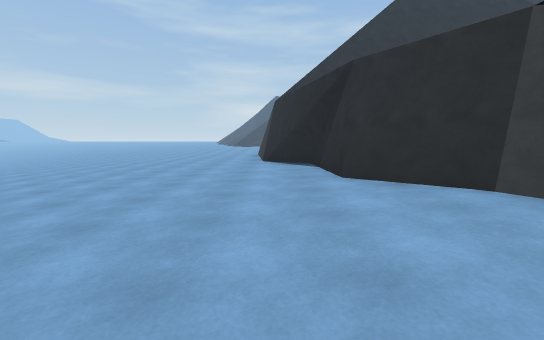
View 1 (above)

16 first-person views from a walk through a Unity game level. The camera is 1.3 m above the floor, tilts 6° down and sees 90° across. The floor is counted in squares, 2 m on a side. Each view is taken from the middle of a square. On the plan, view 1 faces up. The plan holds only what a view shows up to about 9 squares ahead; the rest is blank. The place goes on beyond the plan. The player character is not drawn. Some surface patterns are stand-ins.

View 2
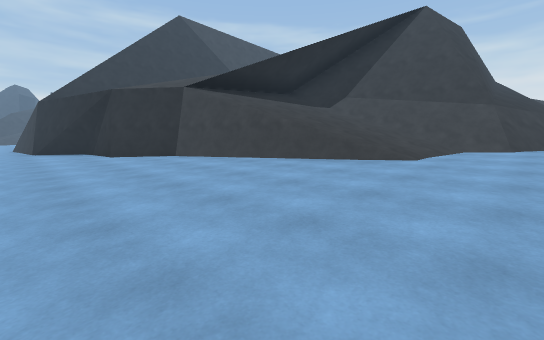

View 3
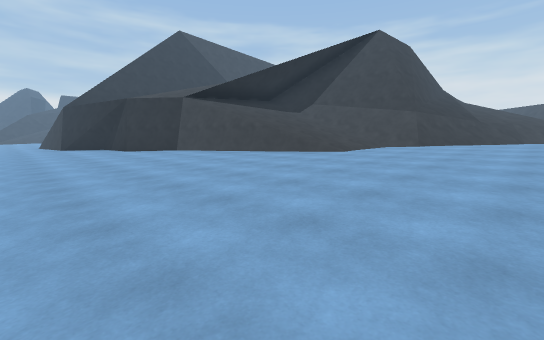

View 4
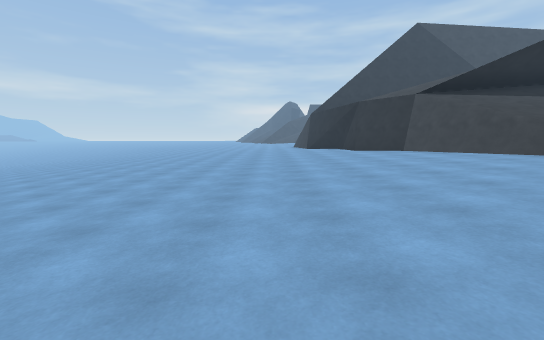

View 5
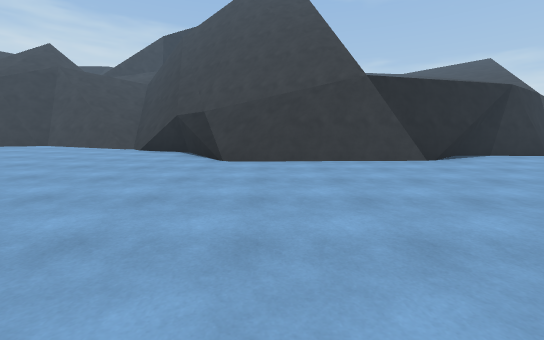

View 6
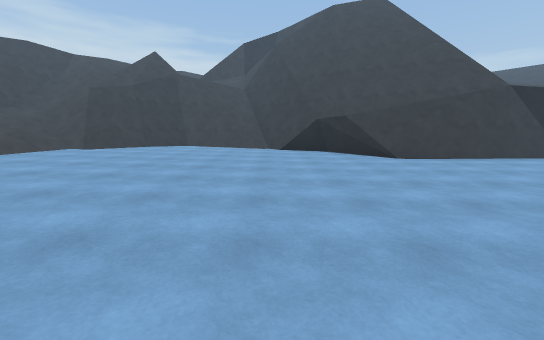

View 7
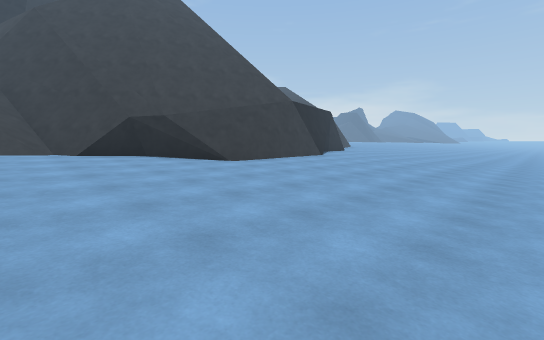

View 8
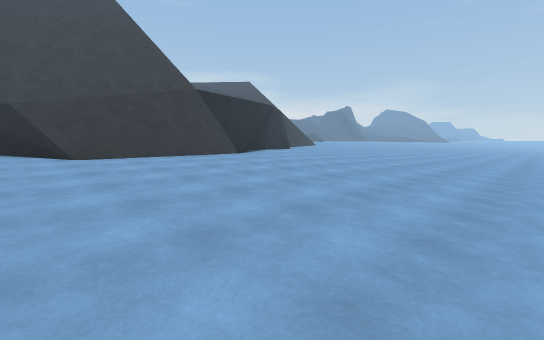

View 9
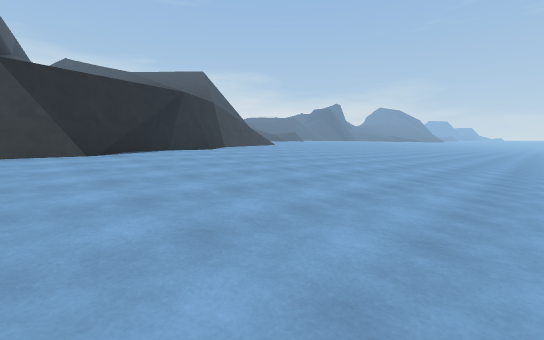

View 10
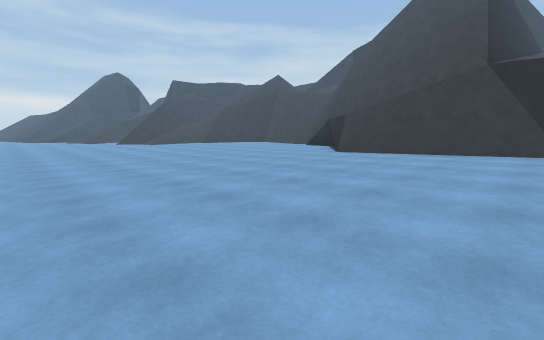

View 11
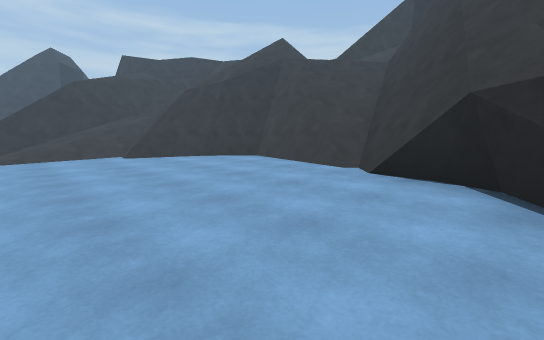

View 12
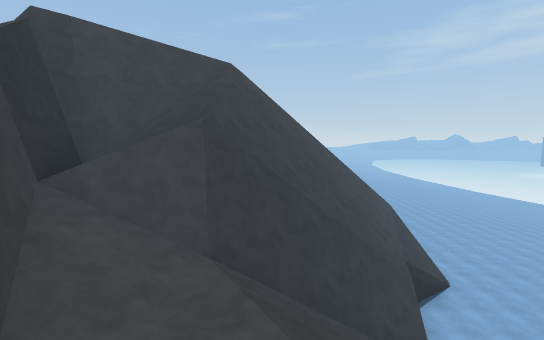

View 13
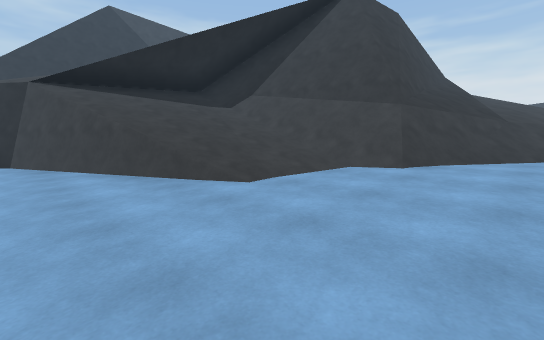

View 14
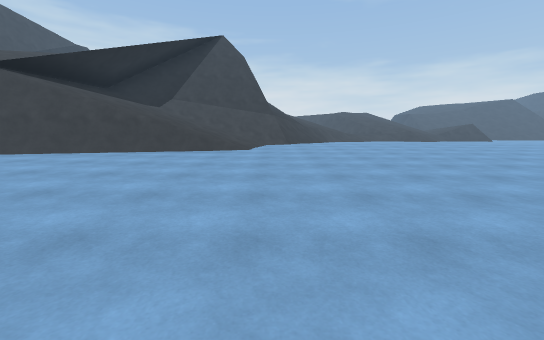

View 15
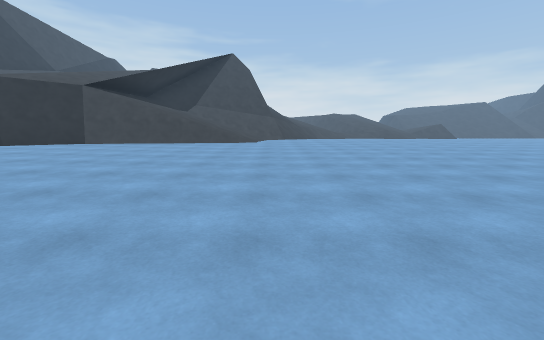

View 16
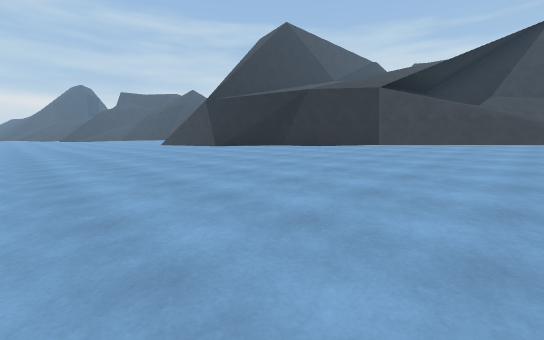

### Floor plan
Key: @ floor where view 1 was taken; # wall or solid block; . main floor; : floor 0.5 m higher than the main floor; - floor 0.5 m lower than the main floor; + floor 0.75 m higher than the main floor; _ floor 0.75 m lower than the main floor; * floor 4.75 m higher than the main floor; % floor 5.5 m higher than the main floor; & floor 6 m higher than the main floor; $ floor 6.5 m higher than the main floor; / step, stairs or slope; = window, fence, low wall or low ledge; ^ raised ledge; v drop or lower ground.
Columns run from 7 left of view 1 to 13 right of it. Each row starts with its distance up from view 1.
 23      ##^##
 22      #////
 21      //////
 20 ..   :+//////
 19 ... :::+/#vv/
 18 .....:::+/#//$#
 17 .....:::+=#//&/#
 16 ......:::v//##^vv
 15 .......::###^^ vvv
 14 -......::###^ ^=v#
 13 -......:#=#^^  =#
 12 --...../#^^
 11 --...../=^
 10 --...../^^
  9 --.....#=#^#^^
  8 _--....#
  7 _--....#=
  6 _--.....#
  5 _---....#
  4 __--....##*%&
  3 __--.....##*%
  2 __---....:#//
  1 ___--.....#////
  0 ___--..@..////#v
 -1 ___--.....:///#=v
 -2 ____--....:///#^^=#=
 -3 ____--.....:://##////
 -4   __--.....::+==/////
 -5   __--.....::+++/////
 -6     --.....::++++//
 -7      -.....::+

Positions as (right, up) in squares from view 1, and headings:
1: (0, 0), facing up
2: (-1, -4), facing up-right
3: (-2, -6), facing up-right
4: (-2, -6), facing up
5: (-6, 11), facing right
6: (-7, 15), facing right
7: (-6, 16), facing down-right
8: (-7, 13), facing down-right
9: (-7, 9), facing down-right
10: (-7, 8), facing up-right
11: (-2, 13), facing up-right
12: (5, 20), facing down
13: (2, -5), facing up-right
14: (-3, -3), facing right
15: (-6, -3), facing right
16: (-6, -1), facing up-right
